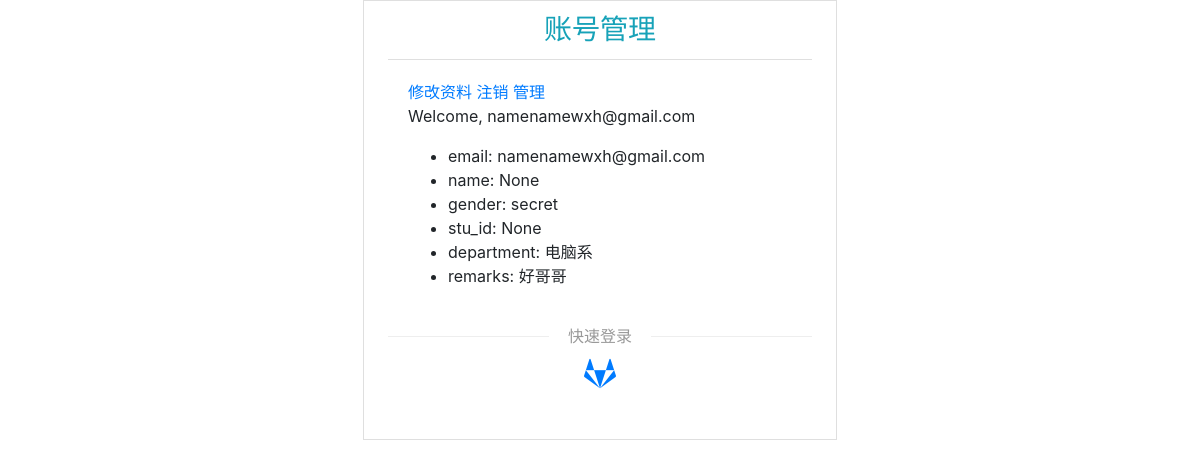
Page /accounts/profile/ (signed in) on the committed database.
### Users/models.py (models this page shows, shortened)
class User(AbstractBaseUser, PermissionsMixin):
    GENDER_CHOICES = (
        ('male', "男"),
        ('female', "女"),
        ('secret', "保密")
    )
    email = models.EmailField(max_length=254, unique=True)
    name = models.CharField(max_length=254, null=True, blank=True)
    gender = models.CharField(max_length=8, choices=GENDER_CHOICES, default='secret')
    stu_id = models.BigIntegerField(null=True, blank=True)
    department = models.CharField(max_length=254, default='电脑系')
    remarks = models.CharField(max_length=254, null=True, blank=True)
    is_staff = models.BooleanField(default=False)
    is_superuser = models.BooleanField(default=False)
    is_active = models.BooleanField(default=True)
    last_login = models.DateTimeField(null=True, blank=True)
    date_joined = models.DateTimeField(auto_now_add=True)
    USERNAME_FIELD = 'email'
    EMAIL_FIELD = 'email'
    REQUIRED_FIELDS = []
    objects = UserManager()

### Users/views.py (the view)
@login_required
def profile(request):
    user = request.user
    if user.email.endswith('secoder.net'):
        user.stu_id = user.email.split('@')[0]
    return render(request, 'users/profile.html', {'user': user})

### templates/users/profile.html (shortened to what this page needs)
{% extends "account/base.html" %}
{% load i18n %}
{% load account socialaccount %}
{% block content %}
{% if user.is_authenticated %}
<a href="{% url 'Users:change_profile' %}">修改资料</a>
<a href="{% url 'account_logout' %}">注销</a>
{% endif %}
{% if user.is_staff %}
    <a href="{% url 'Comment:manage' %}">管理</a>
{% endif %}
<p>Welcome, {{ user.email }}</p>
<ul>
    <li>email: {{ user.email }}</li>
    <li>name: {{ user.name }}</li>
    <li>gender: {{ user.gender }}</li>
    <li>stu_id: {{ user.stu_id }}</li>
    <li>department: {{ user.department }}</li>
    <li>remarks: {{ user.remarks }}</li>
</ul>
{% endblock %}

### rows in the picture
User: email "namenamewxh@gmail.com", name "None", gender "secret", stu_id "None", department "电脑系", remarks "好哥哥"
